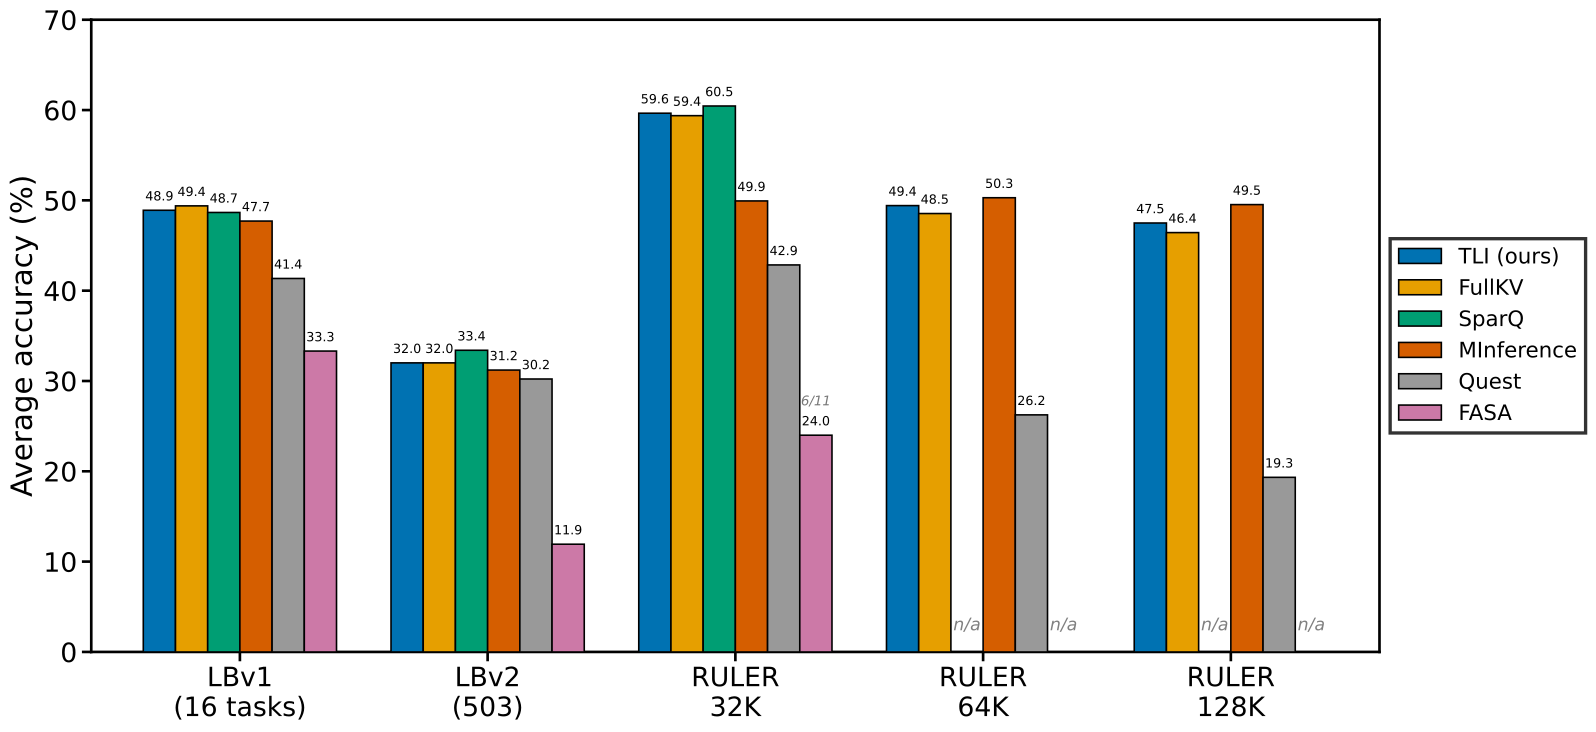

Write the Python code that produced this figure.
#!/usr/bin/env python3
# -*- coding: utf-8 -*-
"""
fig1_accuracy_matrix.py
论文对比数据可视化（一）：主表精度总览

各方法 × 5 个 benchmark 的 AVG 分组条形图（Qwen3-8B）。
数据源（正式收口结果文件）：
  LBv1 16 任务  : TLI=e116b_full_lbv1.json(mavg)；FullKV=49.39、Quest=41.35、MInference=47.71、
                  SparQ=48.66、FASA=33.31 均 vendor 协议（exp/results_longbench_vendor/Qwen3-8B）
  LBv2 503     : TLI=e109_full_lbv2_v2.json(mavg 32.01)；vendor 协议（quest 30.22/minf 31.21/
                  sparq 33.40/fasa 11.93/fullkv 32.01）
  RULER 32K    : score_ruler_formal.py 同协议（TLI mavg E116b=59.65/fullkv 59.38/sparq 60.45/
                  minf 49.94/quest 42.85/fasa 24.00[6/11]）
  RULER 64K    : TLI mavg E119=49.42/fullkv 48.54/minf 50.29/quest 26.25；sparq 64K 在飞未出数
  RULER 128K   : TLI mavg E119=47.49/fullkv 46.43/minf 49.53/quest 19.33；sparq 128K 未派

FASA RULER 32K 为 6/11 任务平均；SparQ 64K 在飞、128K 未派（图上留空 + 脚注）。
"""
import sys
import numpy as np
import matplotlib.pyplot as plt

sys.path.insert(0, "/home/wangyuanshuo02/.claude/skills/publication-figures/scripts")
from style_config import apply_style, get_colors  # noqa: E402
from export_figure import export_figure            # noqa: E402

palette = apply_style("okabe_ito")
# 系统无 Arial，回退 DejaVu Sans（宽度接近 Arial 的 sans-serif）
plt.rcParams["font.family"] = "DejaVu Sans"
COLORS = get_colors("okabe_ito", n=6)

# ---------------------------------------------------------------------------
# 数据（AVG；NaN = 未测 / 在飞）
# ---------------------------------------------------------------------------
METHODS = ["TLI (ours)", "FullKV", "SparQ", "MInference", "Quest", "FASA"]
BENCH = ["LBv1\n(16 tasks)", "LBv2\n(503)", "RULER\n32K", "RULER\n64K", "RULER\n128K"]

data = np.array([
    [48.90, 32.01, 59.65, 49.42, 47.49],   # TLI mavg
    [49.39, 32.01, 59.38, 48.54, 46.43],   # FullKV 锚点
    [48.66, 33.40, 60.45,   np.nan, np.nan],  # SparQ
    [47.71, 31.21, 49.94, 50.29, 49.53],   # MInference
    [41.35, 30.22, 42.85, 26.25, 19.33],   # Quest
    [33.31, 11.93, 24.00,   np.nan, np.nan],  # FASA（RULER32=6/11）
], dtype=float)

# ---------------------------------------------------------------------------
# 图
# ---------------------------------------------------------------------------
fig, ax = plt.subplots(figsize=(16.5, 7.5), layout="constrained")

x = np.arange(len(BENCH))
n_methods = len(METHODS)
bar_w = 0.13
offsets = np.arange(n_methods) - (n_methods - 1) / 2.0

ax.set_xlim(-0.6, len(BENCH) - 0.4)
ax.set_ylim(0, 70)
ax.set_xticks(x)
ax.set_xticklabels(BENCH, fontsize=20)
ax.set_ylabel("Average accuracy (%)", fontsize=22)
ax.tick_params(axis="y", labelsize=20)
ax.tick_params(axis="both", direction="out", length=7, width=2)

for i, m in enumerate(METHODS):
    vals = data[i]
    color = COLORS[i]
    for j in range(len(BENCH)):
        v = vals[j]
        if np.isnan(v):
            continue
        ax.bar(x[j] + offsets[i] * bar_w, v, width=bar_w, color=color,
               edgecolor="black", linewidth=1.2, zorder=3)

# 数值标注（每条）
for i in range(n_methods):
    for j in range(len(BENCH)):
        v = data[i, j]
        if np.isnan(v):
            continue
        ax.text(x[j] + offsets[i] * bar_w, v + 0.8, f"{v:.1f}",
                ha="center", va="bottom", fontsize=9.5, color="black", zorder=5)

# 缺失标注
for j in [3, 4]:
    if np.isnan(data[2, j]):
        ax.text(x[j] + offsets[2] * bar_w, 2, "n/a", ha="center", va="bottom",
                fontsize=13, color="gray", style="italic")
    if np.isnan(data[5, j]):
        ax.text(x[j] + offsets[5] * bar_w, 2, "n/a", ha="center", va="bottom",
                fontsize=13, color="gray", style="italic")

# FASA RULER32 标注 6/11（条顶上方，避免与数值重叠）
ax.text(x[2] + offsets[5] * bar_w, 24.0 + 3.0, "6/11", ha="center", va="bottom",
        fontsize=10, color="#777777", style="italic")

# 图例（图外右侧，不遮挡数据）
handles = [plt.Rectangle((0, 0), 1, 1, facecolor=COLORS[i], edgecolor="black",
                         linewidth=1.2) for i in range(n_methods)]
leg = ax.legend(handles, METHODS, loc="center left", fontsize=16,
                ncol=1, frameon=True, fancybox=False, shadow=False,
                bbox_to_anchor=(1.0, 0.5))
leg.get_frame().set_linewidth(2.5)
leg.get_frame().set_edgecolor("black")
leg.get_frame().set_facecolor("white")

# 全部 spine 可见
for s in ax.spines.values():
    s.set_linewidth(2.0)
    s.set_visible(True)

ax.set_title("", pad=10)

out = "/home/wangyuanshuo02/sglang/ref/figs/baseline_comp/fig1_accuracy_matrix"
export_figure(fig, out)
plt.close(fig)
print("fig1 done ->", out)
